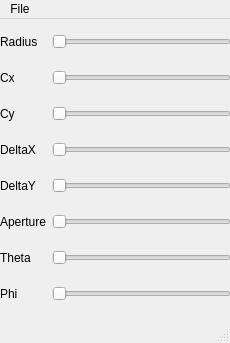
<?xml version="1.0" encoding="UTF-8"?>
<ui version="4.0">
 <class>FishEyeWindow</class>
 <widget class="QMainWindow" name="FishEyeWindow">
  <property name="geometry">
   <rect>
    <x>0</x>
    <y>0</y>
    <width>230</width>
    <height>343</height>
   </rect>
  </property>
  <property name="windowTitle">
   <string>MainWindow</string>
  </property>
  <widget class="QWidget" name="centralwidget">
   <widget class="QWidget" name="gridLayoutWidget">
    <property name="geometry">
     <rect>
      <x>0</x>
      <y>0</y>
      <width>231</width>
      <height>301</height>
     </rect>
    </property>
    <layout class="QGridLayout" name="gridLayout">
     <item row="2" column="1">
      <widget class="QSlider" name="horizontalSlider_3">
       <property name="orientation">
        <enum>Qt::Horizontal</enum>
       </property>
      </widget>
     </item>
     <item row="0" column="1">
      <widget class="QSlider" name="horizontalSlider">
       <property name="orientation">
        <enum>Qt::Horizontal</enum>
       </property>
      </widget>
     </item>
     <item row="3" column="1">
      <widget class="QSlider" name="horizontalSlider_4">
       <property name="orientation">
        <enum>Qt::Horizontal</enum>
       </property>
      </widget>
     </item>
     <item row="5" column="1">
      <widget class="QSlider" name="horizontalSlider_6">
       <property name="orientation">
        <enum>Qt::Horizontal</enum>
       </property>
      </widget>
     </item>
     <item row="6" column="0">
      <widget class="QLabel" name="label_7">
       <property name="text">
        <string>Theta</string>
       </property>
      </widget>
     </item>
     <item row="0" column="0">
      <widget class="QLabel" name="label_2">
       <property name="text">
        <string>Radius</string>
       </property>
      </widget>
     </item>
     <item row="2" column="0">
      <widget class="QLabel" name="label_3">
       <property name="text">
        <string>Cy</string>
       </property>
      </widget>
     </item>
     <item row="1" column="0">
      <widget class="QLabel" name="label">
       <property name="text">
        <string>Cx</string>
       </property>
      </widget>
     </item>
     <item row="5" column="0">
      <widget class="QLabel" name="label_6">
       <property name="text">
        <string>Aperture</string>
       </property>
      </widget>
     </item>
     <item row="1" column="1">
      <widget class="QSlider" name="horizontalSlider_2">
       <property name="orientation">
        <enum>Qt::Horizontal</enum>
       </property>
      </widget>
     </item>
     <item row="4" column="1">
      <widget class="QSlider" name="horizontalSlider_5">
       <property name="orientation">
        <enum>Qt::Horizontal</enum>
       </property>
      </widget>
     </item>
     <item row="4" column="0">
      <widget class="QLabel" name="label_5">
       <property name="text">
        <string>DeltaY</string>
       </property>
      </widget>
     </item>
     <item row="3" column="0">
      <widget class="QLabel" name="label_4">
       <property name="text">
        <string>DeltaX</string>
       </property>
      </widget>
     </item>
     <item row="7" column="0">
      <widget class="QLabel" name="label_8">
       <property name="text">
        <string>Phi</string>
       </property>
      </widget>
     </item>
     <item row="6" column="1">
      <widget class="QSlider" name="horizontalSlider_7">
       <property name="orientation">
        <enum>Qt::Horizontal</enum>
       </property>
      </widget>
     </item>
     <item row="7" column="1">
      <widget class="QSlider" name="horizontalSlider_8">
       <property name="orientation">
        <enum>Qt::Horizontal</enum>
       </property>
      </widget>
     </item>
    </layout>
   </widget>
  </widget>
  <widget class="QMenuBar" name="menubar">
   <property name="geometry">
    <rect>
     <x>0</x>
     <y>0</y>
     <width>230</width>
     <height>22</height>
    </rect>
   </property>
   <widget class="QMenu" name="menu_File">
    <property name="title">
     <string>File</string>
    </property>
   </widget>
   <addaction name="menu_File"/>
  </widget>
  <widget class="QStatusBar" name="statusbar"/>
 </widget>
 <resources/>
 <connections/>
</ui>
